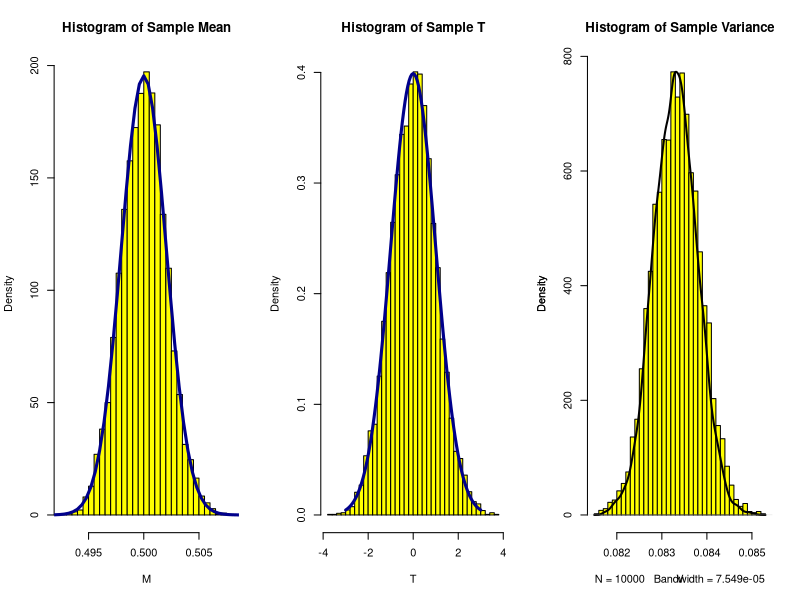

Reproduce this figure in R. (Note: this script raises an error after producing the figure.)
#For uniform(0,1) random variables:
T=c()
M=c()
V=c()
mu=0.5
n=20000
k=n-1
var=1/(12*n)
for(i in 1:10000){
  x=runif(n)
  m=sum(x)/n
  z=((x-m)^2)/(n-1)
  s=sqrt(sum(z))
  v=sum(z)
  t=(sqrt(n)*(m-0.5))/s
  T=c(T,t)
  M=c(M,m)
  V=c(V,v)
}
est_density<-function(x){
  (1/(sqrt(2*pi*var)))*exp(((-((x-mu)^2))/(2*var)))
}
est_density1<-function(x){
  (1/(sqrt(2*pi)))*exp(-(x^2)/2)
}

par(mfrow=c(1,3))
hist(M,col='yellow',probability = TRUE,breaks=30,main="Histogram of Sample Mean")
plot(est_density,0.48,0.52,col='darkblue',add=TRUE,lwd=3)
hist(T,col='yellow',probability = TRUE,breaks=30,main="Histogram of Sample T")
plot(est_density1,-3,3,col='darkblue',add=TRUE,lwd=3)
hist(V,col='yellow',probability = TRUE,breaks=30,main="Histogram of Sample Variance")
par(new=TRUE)
plot(density(V),axes=FALSE,frame.plot=FALSE,lwd=2,main=" ")


z=Freq2D(M,V,n=20)
#dim(z)
D=matrix(0,dim(z)[1],dim(z)[2])
for (i in 1:dim(z)[1]) {
  for (j in 1:dim(z)[2]) {
    D[i,j]=(z[i,j]/length(M))-(sum(z[i,]))*(sum(z[,j]))/(length(M)^2)
  }
}
max(abs(D))